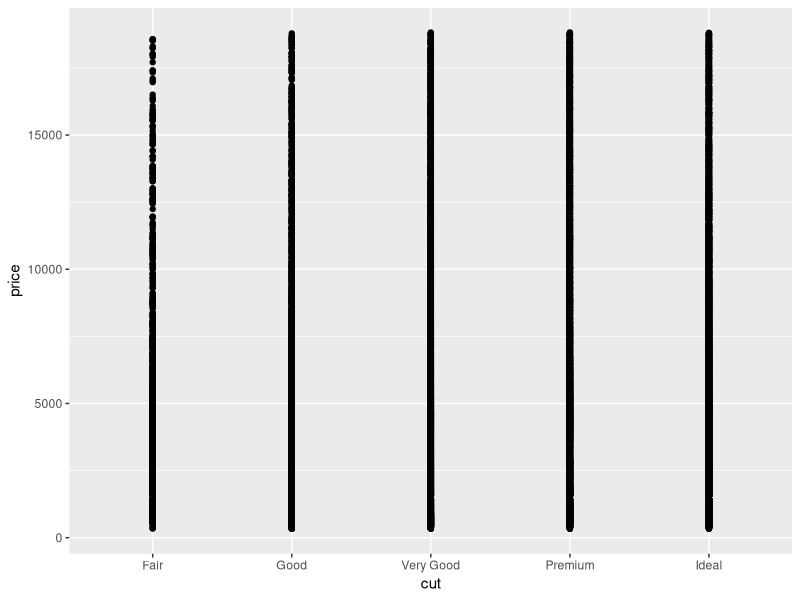
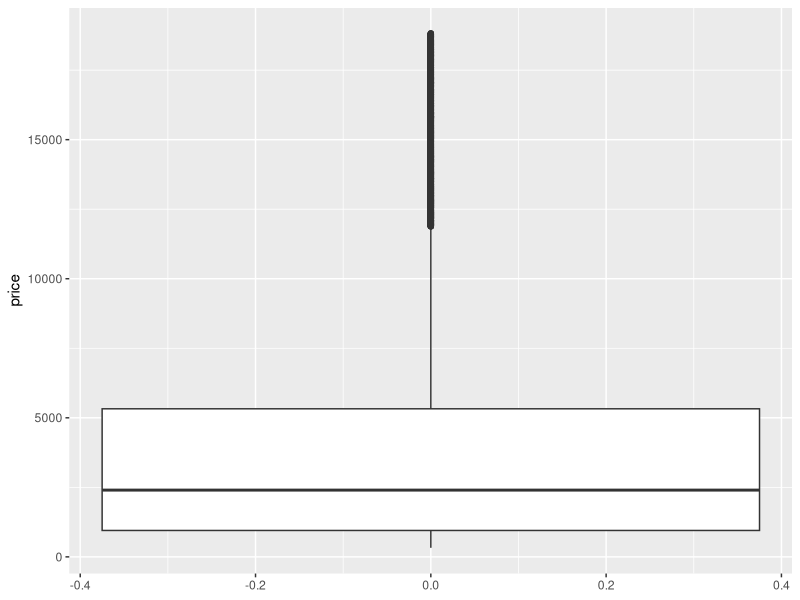
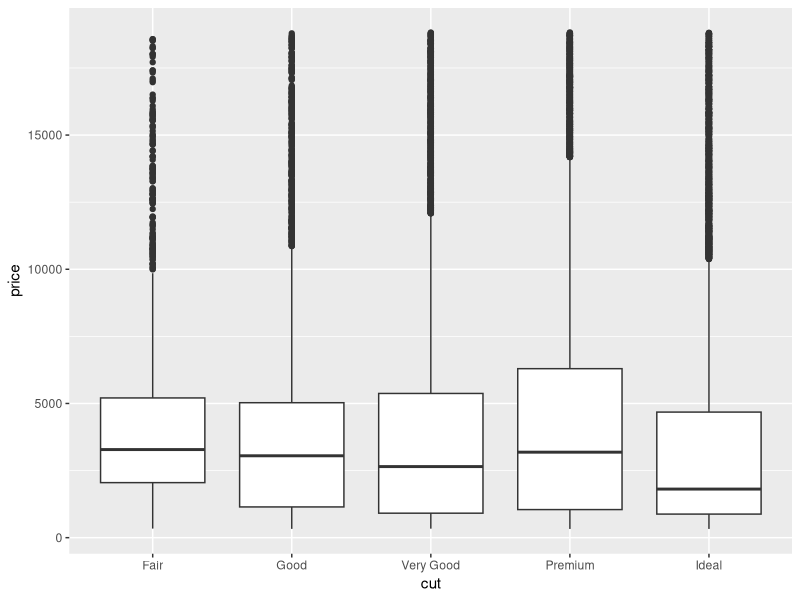
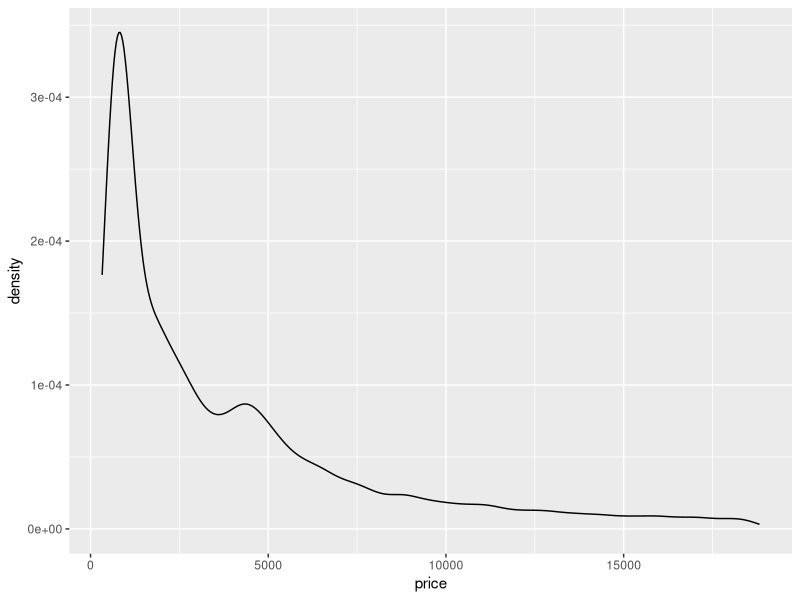
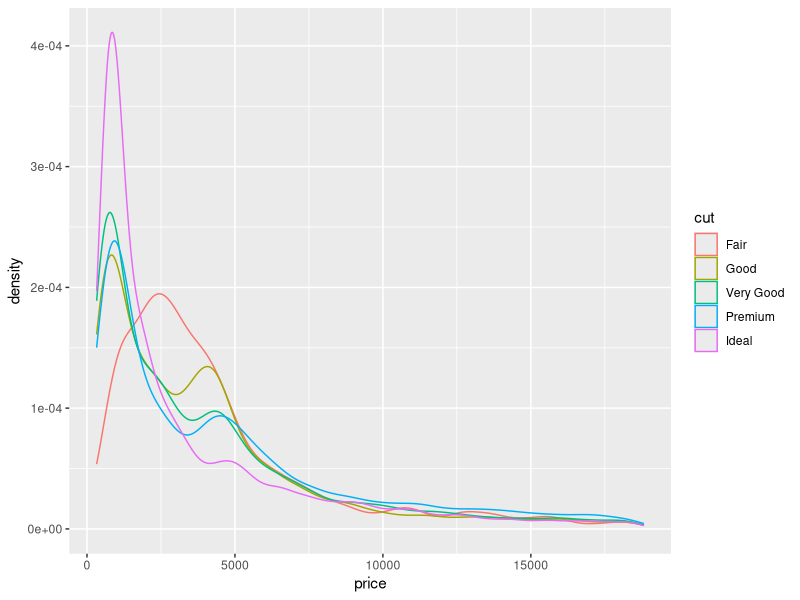
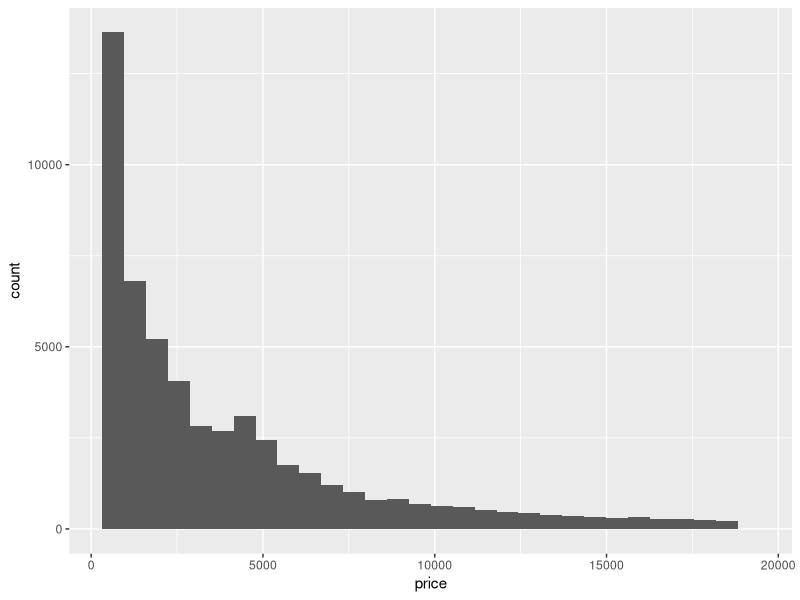
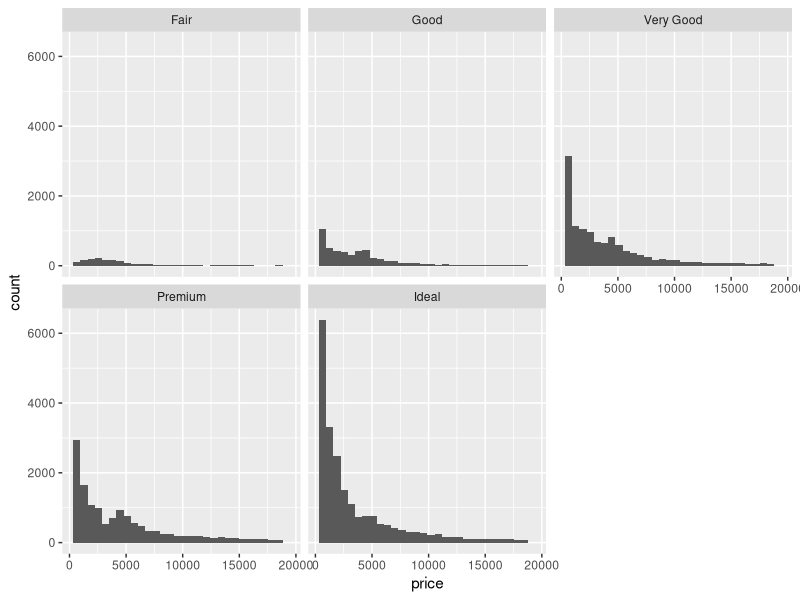
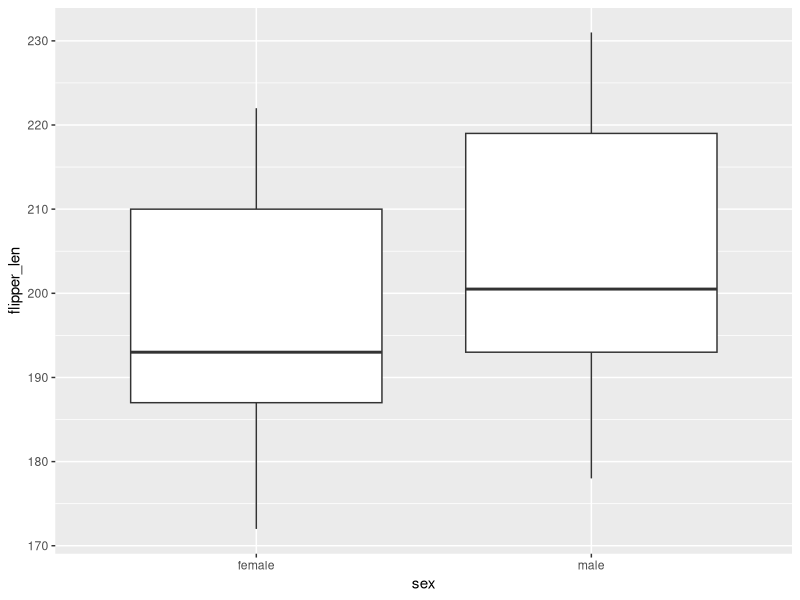

Reproduce these figures in R, in order. (Note: this script raises an error after producing the figures.)
## ---- chunk 1
#| include: false
knitr::opts_chunk$set(
  collapse = TRUE, 
  warning = FALSE,
  message = FALSE,
  error = TRUE,
  fig.height = 2.75, 
  fig.width = 4.25,
  fig.env = 'figure',
  fig.pos = 'h',
  fig.align = 'center')
## ---- chunk 2
# Load packages and import data
library(tidyverse)
data(diamonds)

# A little bit of data wrangling code - let's not focus on this for now
diamonds <- diamonds %>% 
    mutate(
        cut = factor(cut, ordered = FALSE),
        color = factor(color, ordered = FALSE),
        clarity = factor(clarity, ordered = FALSE)
    )
## ---- chunk 3
# Try a scatterplot
ggplot(diamonds, aes(y = price, x = cut)) + 
    geom_point()
## ---- chunk 4
# Univariate boxplot
ggplot(diamonds, aes(y = price)) + 
    geom_boxplot()
## ---- chunk 5
# ???
ggplot(diamonds, aes(y = price, x = cut)) + 
    geom_boxplot()
## ---- chunk 6
# Univariate density plot
ggplot(diamonds, aes(x = price)) + 
    geom_density()
## ---- chunk 7
# Comparisons in density plot
ggplot(diamonds, aes(x = price, color = cut)) + 
    geom_density()
## ---- chunk 8
# Univariate histogram
ggplot(diamonds, aes(x = price)) + 
    geom_histogram()
## ---- chunk 9
# ???
ggplot(diamonds, aes(x = price)) + 
    geom_histogram() + 
    facet_wrap(~ cut)
## ---- chunk 10
diamonds %>% 
     summarize(mean(price))
## ---- chunk 11
# Calculate mean price by cut
diamonds %>% 
    group_by(cut) %>% 
    summarize(mean(price))
## ---- chunk 12
# In the first blank, put what value cutFair should have if the condition is "met", or TRUE
# In the second blank, put what value cutFair should have if the condition is "not met", or FALSE
diamonds <- diamonds %>%
  mutate(cutFair=ifelse(cut == "Fair", 1, 0))
## ---- chunk 13
diamonds %>% 
    group_by(cutFair) %>% 
    summarize(mean(price))
## ---- chunk 14
# Construct the model
diamond_mod0 <- lm(price ~ cutFair, data = diamonds)

# Summarize the model
summary(diamond_mod0)
## ---- chunk 15
# Construct the model
diamond_mod <- lm(price ~ cut, data = diamonds)

# Summarize the model
coef(summary(diamond_mod))
## ---- chunk 16
# Observed data on the first diamond
diamonds %>% 
  select(price, cut) %>% 
  head(1)
## ---- chunk 17
data(penguins)
penguins <- penguins %>% 
  filter(!is.na(sex), !is.na(species))
## ---- chunk 18
# Model of flipper_len by sex
flipper_model_1 <- lm(flipper_len ~ sex, data = penguins)
flipper_model_2 <- lm(flipper_len ~ species, data = penguins)
## ---- chunk 19
penguins %>% 
  ggplot(aes(y = flipper_len, x = sex)) + 
  geom_boxplot()
## ---- chunk 20
penguins %>% 
  ggplot(aes(y = flipper_len, x = species)) + 
  geom_boxplot()
## ---- chunk 21
penguins %>% 
  summarize(cor(sex, flipper_len))
penguins %>% 
  summarize(cor(species, flipper_len))
## ---- chunk 22
# Model of flipper_len by sex
summary(flipper_model_1)

# Model of flipper_len by species
summary(flipper_model_2)
## ---- chunk 23
# Residual plot
flipper_model_2 %>% 
  ggplot(aes(x = .fitted, y = .resid)) + 
  geom_point() + 
  geom_hline(yintercept = 0)
## ---- chunk 24
# Residual plot using boxes!
flipper_model_2 %>% 
  ggplot(aes(x = .fitted, y = .resid, group = .fitted)) + 
  geom_boxplot() + 
  geom_hline(yintercept = 0)
## ---- chunk 25
penguins %>% 
  group_by(island) %>% 
  summarize(mean(flipper_len))
## ---- chunk 26
flipper_model_3 <- lm(flipper_len ~ island, penguins)
summary(flipper_model_3)
## ---- chunk 27
dim(diamonds)

head(diamonds)

# Visualize price (outcome variable)
ggplot(diamonds, aes(x = price)) +
    geom_histogram()
ggplot(diamonds, aes(y = price)) +
    geom_boxplot()
diamonds %>%
    summarize(mean(price), median(price), sd(price))

# Visualize cut (predictor variable)
ggplot(diamonds, aes(x = cut)) +
    geom_bar()
diamonds %>% 
    count(cut)
## ---- chunk 28
# Try a scatterplot
ggplot(diamonds, aes(y = price, x = cut)) + 
    geom_point()
## ---- chunk 29
# Univariate boxplot
ggplot(diamonds, aes(y = price)) + 
    geom_boxplot()
## ---- chunk 30
# Separate boxes by category
ggplot(diamonds, aes(y = price, x = cut)) + 
    geom_boxplot()
## ---- chunk 31
# Univariate density plot
ggplot(diamonds, aes(x = price)) + 
    geom_density()
## ---- chunk 32
# Separate density plots by category
ggplot(diamonds, aes(x = price, color = cut)) + 
    geom_density()
## ---- chunk 33
# Univariate histogram
ggplot(diamonds, aes(x = price)) + 
    geom_histogram()
## ---- chunk 34
# Separate histograms by category
ggplot(diamonds, aes(x = price)) + 
    geom_histogram() + 
    facet_wrap(~ cut)
## ---- chunk 35
diamonds %>% 
    summarize(mean(price))
## ---- chunk 36
diamonds %>% 
    group_by(cut) %>% 
    summarize(mean(price))
## ---- chunk 37
diamonds <- diamonds %>%
  mutate(cutFair=ifelse(cut == "Fair", 1, 0))
## ---- chunk 38
diamonds %>% 
    group_by(cutFair) %>% 
    summarize(mean(price))
## ---- chunk 39
# Construct the model
diamond_mod0 <- lm(price ~ cutFair, data = diamonds)

# Summarize the model
coef(summary(diamond_mod0))
## ---- chunk 40
# Construct the model
diamond_mod <- lm(price ~ cut, data = diamonds)

# Summarize the model
coef(summary(diamond_mod))
## ---- chunk 41
predict(diamond_mod, newdata = data.frame(cut = "Good"))
## ---- chunk 42
predict(diamond_mod, newdata = data.frame(cut = "Fair"))
## ---- chunk 43
# Observed price = 326
diamonds %>% 
  select(price, cut) %>% 
  head(1)

# Predicted price = 3457.542
predict(diamond_mod, newdata = data.frame(cut = "Ideal"))

# Residual
326 - 3457.542
## ---- chunk 44
ggplot(diamonds, aes(x = color, y = price)) +
    geom_boxplot()

diamonds %>% 
    group_by(color) %>% 
    summarize(mean(price))
## ---- chunk 45
diamond_mod2 <- lm(price ~ color, data = diamonds)

coef(summary(diamond_mod2))
## ---- chunk 46
ggplot(diamonds, aes(x = clarity, y = price)) +
    geom_boxplot()

diamonds %>% 
    group_by(clarity) %>% 
    summarize(mean(price))

diamond_mod3 <- lm(price ~ clarity, data = diamonds)

coef(summary(diamond_mod3))
## ---- chunk 47
flipper_model_1 <- lm(flipper_len ~ sex, data = penguins)
flipper_model_2 <- lm(flipper_len ~ species, data = penguins)
## ---- chunk 48
data(penguins)
penguins <- penguins %>% 
  filter(!is.na(sex), !is.na(species))

penguins %>% 
  ggplot(aes(y = flipper_len, x = sex)) + 
  geom_boxplot()

penguins %>% 
  ggplot(aes(y = flipper_len, x = species)) + 
  geom_boxplot()
## ---- chunk 49
summary(flipper_model_1)
summary(flipper_model_2)
## ---- chunk 50
# Residual plot
flipper_model_2 %>% 
  ggplot(aes(x = .fitted, y = .resid)) + 
  geom_point() + 
  geom_hline(yintercept = 0)
# Residual plot using boxes!
flipper_model_2 %>% 
  ggplot(aes(x = .fitted, y = .resid, group = .fitted)) + 
  geom_boxplot() + 
  geom_hline(yintercept = 0)
## ---- chunk 51
penguins %>% 
  group_by(island) %>% 
  summarize(mean(flipper_len))
## ---- chunk 52
flipper_model_3 <- lm(flipper_len ~ island, penguins)
summary(flipper_model_3)
